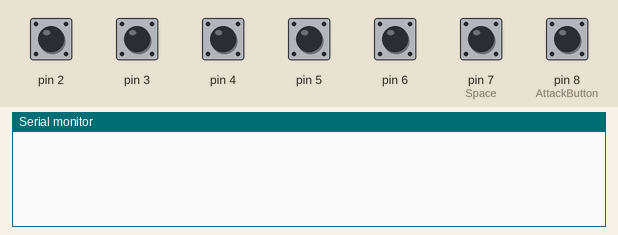
This sketch was run on a simulated Arduino Leonardo, built with avr-gcc and run on an emulated ATmega32U4. Parts: the last lines printed to the serial monitor. The inputs (shaded band) are chosen by the test bench; at power-on: pin 2–6, pin 7 (Space), pin 8 (AttackButton) HIGH. USB keyboard and mouse output is not drawn.

Above: at 1.2 s.
1.3 s: pin 2 pulled LOW for 0.15 s
At 1.9 s:
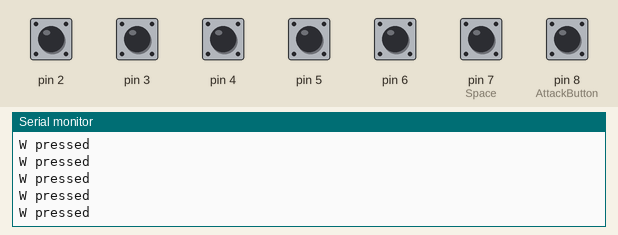
2.9 s: pin 3 pulled LOW for 0.15 s
At 4.2 s:
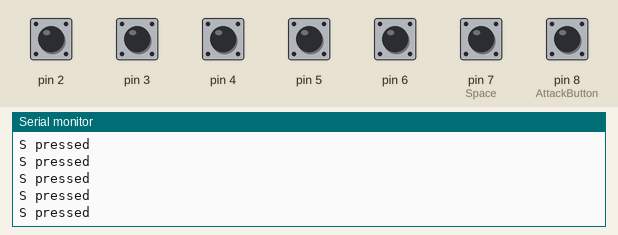
4.5 s: pin 4 pulled LOW for 0.15 s
At 5.5 s:
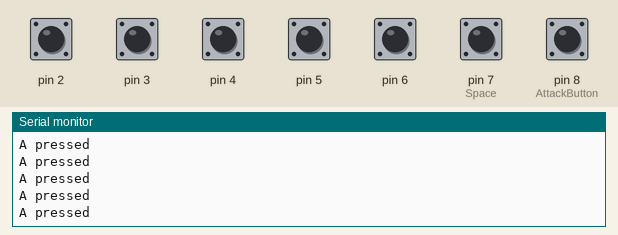
6.1 s: pin 5 pulled LOW for 0.15 s
At 6.7 s:
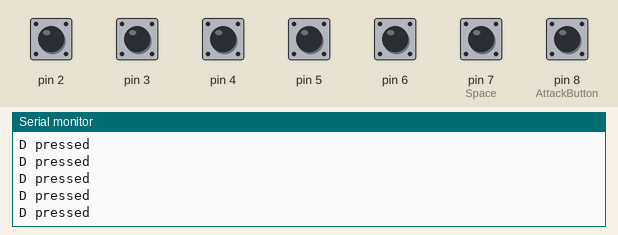
7.7 s: pin 6 pulled LOW for 0.15 s
At 9.0 s:
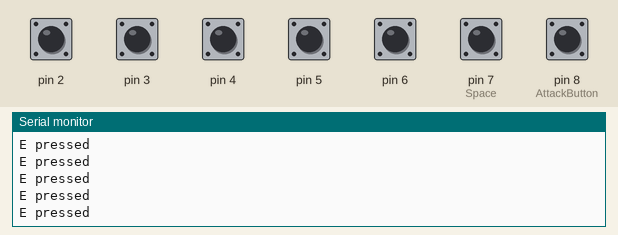
9.3 s: pin 7 (Space) pulled LOW for 0.15 s
At 10.4 s:
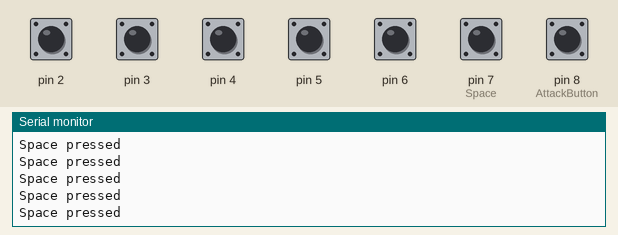

The sketch:

ArduinoController.ino
```cpp
#include <Keyboard.h>
#include <Mouse.h>

void setup()
{
  Serial.begin(9600);
  pinMode(2, INPUT_PULLUP); // W
  pinMode(3, INPUT_PULLUP); // S
  pinMode(4, INPUT_PULLUP); // A
  pinMode(5, INPUT_PULLUP); // D
  pinMode(6, INPUT_PULLUP); // E
  pinMode(7, INPUT_PULLUP); // Space
  pinMode(8, INPUT_PULLUP); // AttackButton
  pinMode(9, INPUT_PULLUP); // R
  Keyboard.begin();
  Mouse.begin();
}

void loop()
{
  // A key
  if (digitalRead(4) == LOW)
  {
    Serial.println("A pressed");
    Keyboard.press('a');
  } else {
    Keyboard.release('a');
  }

  // W key
  if (digitalRead(2) == LOW)
  {
    Serial.println("W pressed");
    Keyboard.press('w');
  } else {
    Keyboard.release('w');
  }

  // D key
  if (digitalRead(5) == LOW)
  {
    Serial.println("D pressed");
    Keyboard.press('d');
  } else {
    Keyboard.release('d');
  }

  // S key
  if (digitalRead(3) == LOW)
  {
    Serial.println("S pressed");
    Keyboard.press('s');
  } else {
    Keyboard.release('s');
  }

  // E key
  if (digitalRead(6) == LOW)
  {
    Serial.println("E pressed");
    Keyboard.press('e');
  } else {
    Keyboard.release('e');
  }

 // Attack key
  if (digitalRead(8) == LOW)
  {
    Serial.println("MouseLeftClick pressed");
    Mouse.press();
  } else {
    Mouse.release();
  }

  // Space Key
  if (digitalRead(7) == LOW)
  {
    Serial.println("Space pressed");
    Keyboard.press(' ');
  } else {
    Keyboard.release(' ');
  }
}
```

Measured:
- after the input at 1.3 s, the serial monitor: prints a new line at once (image 1)
- after the input at 2.9 s, the serial monitor: prints a new line at once (image 2)
- after the input at 4.5 s, the serial monitor: prints a new line at once (image 3)
- after the input at 6.1 s, the serial monitor: prints a new line at once (image 4)
- after the input at 7.7 s, the serial monitor: prints a new line at once (image 5)
- after the input at 9.3 s, the serial monitor: prints a new line at once (image 6)
